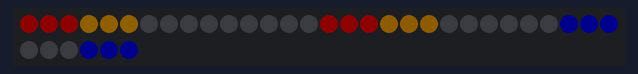
Simulated run of this sketch. Board: ESP32. Shown: 36 RGB LEDs in strip order, left to right, continuing on the next row. Dim RGB values are drawn brighter than linear; random numbers use the default seed unless the sketch sets one.

Above: at 0.15 s.
At 5.4 s:
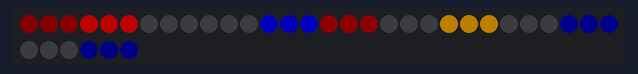
At 8.9 s:
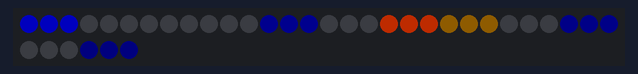
At 12.4 s:
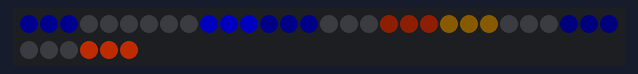
At 24.53 s:
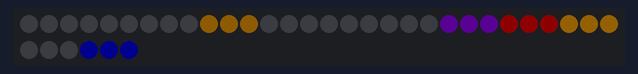
At 39.63 s:
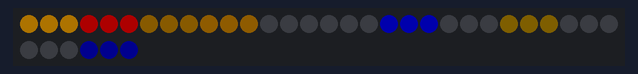

The sketch:

RGBWander.ino
```cpp
#include <Adafruit_NeoPixel.h>

#define LED_PIN  18
#define NUM_LEDS 36

Adafruit_NeoPixel strip(NUM_LEDS, LED_PIN, NEO_GRB + NEO_KHZ800);

uint32_t off = strip.Color(0, 0, 0);

struct Group {
  uint16_t start;
  uint16_t count;
};

Group groups[12] = {
  {0, 3},  {3, 3},  {6, 3},  {9, 3},
  {12, 3}, {15, 3}, {18, 3}, {21, 3},
  {24, 3}, {27, 3}, {30, 3}, {33, 3}
};

void setGroup(Group g, uint32_t color) {
  strip.fill(color, g.start, g.count);
}

const uint8_t NODE_COUNT = 12;
const uint8_t MAX_NEIGHBORS = 5;


const uint8_t edgeList[][2] PROGMEM = {
  {0,1},{0,2},{0,3},{0,4},{0,5},
  {1,2},{2,3},{3,4},{4,5},{5,1},
  {6,7},{7,8},{8,9},{9,10},{10,6},
  {11,6},{11,7},{11,8},{11,9},{11,10},
  {1,6},{2,7},{3,8},{4,9},{5,10},
  {1,7},{2,8},{3,9},{4,10},{5,6}
};

const uint8_t EDGE_COUNT = sizeof(edgeList) / sizeof(edgeList[0]);

uint8_t neighborTable[NODE_COUNT][MAX_NEIGHBORS];
uint8_t neighborCount[NODE_COUNT] = {};

// Each wanderer is one bit, so the bits on a spike say which colors are sharing it
const uint8_t RED    = 1;
const uint8_t YELLOW = 2;
const uint8_t BLUE   = 4;

// Color to show for every combination of wanderers on a spike (indexed by bit mask)
uint32_t mixTable[8] = {
  strip.Color(0, 0, 0),         // nobody
  strip.Color(255, 0, 0),       // red
  strip.Color(255, 170, 0),     // yellow
  strip.Color(255, 60, 0),      // red + yellow   = orange
  strip.Color(0, 0, 255),       // blue
  strip.Color(160, 0, 255),     // red + blue     = purple
  strip.Color(0, 255, 0),       // yellow + blue  = green
  strip.Color(255, 255, 255)    // all three      = white
};

#define TRAIL_LENGTH 3

// Trail brightness, newest spike first
const uint8_t trailLevels[TRAIL_LENGTH] = {45, 30, 15};

struct Wanderer {
  uint8_t bit;
  uint8_t node;
  uint8_t prevNode;
  unsigned long stepMs;     // time spent on each spike
  unsigned long nextStep;
  uint8_t trail[TRAIL_LENGTH];   // spikes it just left, newest first
  uint8_t trailLen;
};

#define STEP_MS 3500   // time every wanderer spends on a spike; they all move together

Wanderer wanderers[3] = {
  {RED,    0,  0,  STEP_MS, 0},
  {YELLOW, 6,  6,  STEP_MS, 0},
  {BLUE,   11, 11, STEP_MS, 0}
};

#define MIN_LEVEL 50   // never fade below this, so a wanderer never fully disappears

// Grow on arrival, dim before leaving, staying between MIN_LEVEL and 255
uint8_t wandererLevel(uint8_t index, unsigned long now) {
  Wanderer &w = wanderers[index];
  unsigned long halfPeriod = w.stepMs / 2;
  unsigned long phase = now - (w.nextStep - w.stepMs);
  if (phase < halfPeriod) {
    return map(phase, 0, halfPeriod, MIN_LEVEL, 255);                // grow
  } else {
    return map(phase, halfPeriod, w.stepMs, 255, MIN_LEVEL);         // dim
  }
}

uint32_t scaleColor(uint32_t color, uint8_t level) {
  uint8_t r = ((color >> 16) & 0xFF) * level / 255;
  uint8_t g = ((color >> 8) & 0xFF) * level / 255;
  uint8_t b = (color & 0xFF) * level / 255;
  return strip.Color(r, g, b);
}

void stepWanderer(uint8_t index) {
  Wanderer &w = wanderers[index];
  // Pick a random neighbor, but don't double straight back unless there's no choice
  uint8_t choice;
  do {
    choice = neighborTable[w.node][random(neighborCount[w.node])];
  } while (choice == w.prevNode && neighborCount[w.node] > 1);

  // Drop the spike it's leaving onto the front of its trail
  for (uint8_t t = TRAIL_LENGTH - 1; t > 0; t--) {
    w.trail[t] = w.trail[t - 1];
  }
  w.trail[0] = w.node;
  if (w.trailLen < TRAIL_LENGTH) {
    w.trailLen++;
  }

  w.prevNode = w.node;
  w.node = choice;
}

bool trailContains(uint8_t index, uint8_t node) {
  Wanderer &w = wanderers[index];
  for (uint8_t t = 0; t < w.trailLen; t++) {
    if (w.trail[t] == node) {
      return true;
    }
  }
  return false;
}

// Cut a trail off at the given spike so it ends just before the spot that was stepped on
void cutTrailAt(uint8_t index, uint8_t node) {
  Wanderer &w = wanderers[index];
  for (uint8_t t = 0; t < w.trailLen; t++) {
    if (w.trail[t] == node) {
      w.trailLen = t;
      return;
    }
  }
}

void setup() {
  Serial.begin(9600);
  strip.begin();
  strip.setBrightness(80);
  strip.show();
  randomSeed(esp_random());

  // Build the neighbor table from the edge list
  for (uint8_t edgeIndex = 0; edgeIndex < EDGE_COUNT; edgeIndex++) {
    uint8_t nodeA = pgm_read_byte(&edgeList[edgeIndex][0]);
    uint8_t nodeB = pgm_read_byte(&edgeList[edgeIndex][1]);

    neighborTable[nodeA][neighborCount[nodeA]] = nodeB;
    neighborCount[nodeA] = neighborCount[nodeA] + 1;

    neighborTable[nodeB][neighborCount[nodeB]] = nodeA;
    neighborCount[nodeB] = neighborCount[nodeB] + 1;
  }
}

void loop()
{
  unsigned long now = millis();

  bool moved = false;
  for (uint8_t i = 0; i < 3; i++) {
    if (now >= wanderers[i].nextStep) {
      stepWanderer(i);
      wanderers[i].nextStep = now + wanderers[i].stepMs;
      moved = true;
    }
  }

  // A light landing on another color's trail wipes that whole trail out.
  // Landing on its own trail just trims it back so the spike isn't listed twice.
  if (moved) {
    for (uint8_t i = 0; i < 3; i++) {
      uint8_t node = wanderers[i].node;
      cutTrailAt(i, node);
      for (uint8_t j = 0; j < 3; j++) {
        if (j != i && trailContains(j, node)) {
          wanderers[j].trailLen = 0;
        }
      }
    }
  }

  // Draw trails first so the lights themselves paint over them
  uint8_t occupants[NODE_COUNT] = {};
  uint8_t levels[NODE_COUNT] = {};
  for (uint8_t i = 0; i < 3; i++) {
    for (uint8_t t = 0; t < wanderers[i].trailLen; t++) {
      uint8_t node = wanderers[i].trail[t];
      occupants[node] |= wanderers[i].bit;
      levels[node] = max(levels[node], trailLevels[t]);
    }
  }

  // Work out who is on each spike; a shared spike uses the brightest occupant's level
  bool lit[NODE_COUNT] = {};
  for (uint8_t i = 0; i < 3; i++) {
    uint8_t node = wanderers[i].node;
    if (!lit[node]) {
      occupants[node] = 0;
      levels[node] = 0;
      lit[node] = true;
    }
  }
  for (uint8_t i = 0; i < 3; i++) {
    uint8_t node = wanderers[i].node;
    occupants[node] |= wanderers[i].bit;
    levels[node] = max(levels[node], wandererLevel(i, now));
  }

  for (uint8_t nodeIndex = 0; nodeIndex < NODE_COUNT; nodeIndex++) {
    setGroup(groups[nodeIndex], scaleColor(mixTable[occupants[nodeIndex]], levels[nodeIndex]));
  }

  strip.show();
}
```
